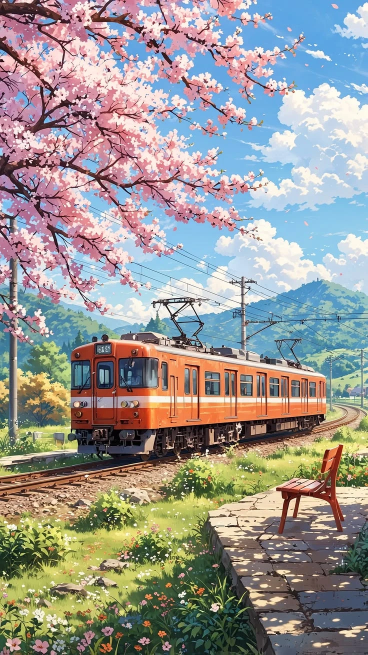
#> input picture examples/moving-image/source.webp, 735 x 1309 px (shown at 1/2 size)
$ python -i layers.py   (imports and definitions only)   (Python 2 division)
#> lines starting #> are read from the running program, lines starting #| are printed output that depends on the picture; after the words box and inside, x2 and y2 are one past the last pixel; in counts of white or black regions, pixels touching at a corner belong together
"""Cut the still image into separately movable layers: sky, tree, train and everything else.
Needs: pip install opencv-python-headless
"""
import cv2
import numpy as np

W, H = 1080, 1924  # the 735x1309 source scaled to video width; the render crops 2px off top and bottom
K = W / 735
VANISH = (830 * K, 800 * K)  # where the rails and roof line converge: scaling here slides the train along its own track


def orig(points):
    return (np.array(points, dtype=np.float32) * K).astype(np.int32)


def crop(points):
    """Points measured on the 2x train close-up (top-left at y=580 of the source)."""
    return orig([(x / 2, 580 + y / 2) for x, y in points])


TRAIN = crop([
    (283, 262), (290, 240), (320, 218), (370, 205), (480, 198), (482, 178), (535, 168), (640, 170), (690, 198), (760, 205),
    (820, 232), (930, 232), (1040, 245), (1060, 275), (1150, 285), (1240, 305), (1262, 325), (1304, 348), (1308, 500), (1280, 530),
    (1250, 558), (1060, 585), (960, 620), (800, 650), (700, 662), (620, 660), (590, 655), (310, 655), (308, 605), (272, 603),
    (270, 580), (300, 570), (283, 540),
])
PANTOGRAPHS = [
    crop([(600, 25), (840, 25), (840, 50), (830, 240), (680, 240), (660, 60), (600, 60)]),
    crop([(1095, 190), (1215, 190), (1215, 215), (1215, 330), (1120, 330), (1095, 215)]),
]
# Top edge of the hills: only what lies above this line can be sky.
RIDGE = orig([(0, 575), (60, 590), (120, 603), (190, 618), (235, 640), (300, 640), (400, 628), (520, 600), (590, 578), (640, 560), (680, 568), (735, 592)])
# Stone path and bench never sway with the grass.
PATH = orig([(415, 1030), (560, 975), (735, 975), (735, 1309), (530, 1309), (470, 1190)])
BENCH = orig([(548, 880), (695, 880), (695, 1075), (548, 1075)])
TREE_ZONE = orig([(0, 0), (620, 0), (620, 200), (540, 480), (340, 520), (240, 600), (120, 700), (0, 700)])


# [9 lines left out: function fill, not called in this run]


def polygon(points):
    mask = np.zeros((H, W), np.uint8)
    cv2.fillPoly(mask, [points], 255)
    return mask


# [11 lines left out: functions below_ridge, load, not called in this run]


def train_mask(image):
    outline = polygon(TRAIN)
    cut = np.full((H, W), cv2.GC_BGD, np.uint8)
    cut[cv2.dilate(outline, np.ones((17, 17), np.uint8)) > 0] = cv2.GC_PR_BGD
    cut[outline > 0] = cv2.GC_PR_FGD
    cut[cv2.erode(outline, np.ones((21, 21), np.uint8)) > 0] = cv2.GC_FGD
    cv2.grabCut(image, cut, None, np.zeros((1, 65)), np.zeros((1, 65)), 3, cv2.GC_INIT_WITH_MASK)
    body = np.where((cut == cv2.GC_FGD) | (cut == cv2.GC_PR_FGD), 255, 0).astype(np.uint8)
    # Pantograph frames are thin dark struts: thinness keeps the hills behind them out of the cutout.
    gray = cv2.cvtColor(image, cv2.COLOR_BGR2GRAY)
    thin = cv2.morphologyEx(gray, cv2.MORPH_BLACKHAT, cv2.getStructuringElement(cv2.MORPH_ELLIPSE, (13, 13)))
    struts = np.zeros_like(body)
    for zone in PANTOGRAPHS:
        struts |= ((thin > 28) & (gray < 110) & (polygon(zone) > 0)).astype(np.uint8) * 255
    return body, cv2.dilate(struts, np.ones((3, 3), np.uint8))


# [74 lines left out: functions tree_mask, wires_mask, loose_petals, clone_behind_rear, shade_under_train, build, not called in this run]

>>> import cv2
>>> picture = cv2.imread('source.webp', cv2.IMREAD_GRAYSCALE)
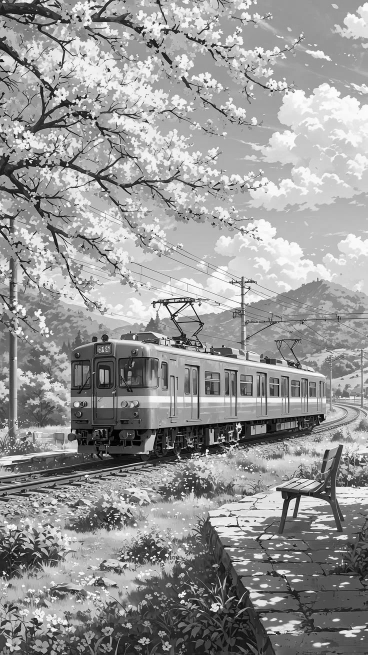
#> picture: shape (1309, 735) (shown at 1/2 size); min 0, max 255, mean 150.9
>>> result = train_mask(picture)
#> in polygon, `cv2.fillPoly(mask, [points], 255)`:
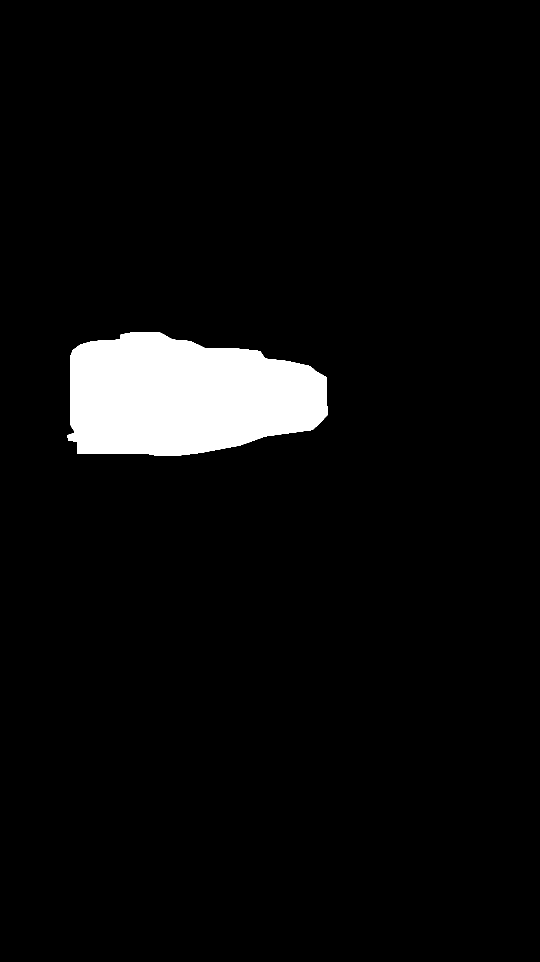
#> mask: shape (1924, 1080) (shown at 1/2 size); 4.9% white; 1 white region, box (x1, y1, x2, y2) and area: (135, 664, 655, 912) 101389
#> (the run stopped early here; a loop or call above may not have finished)
